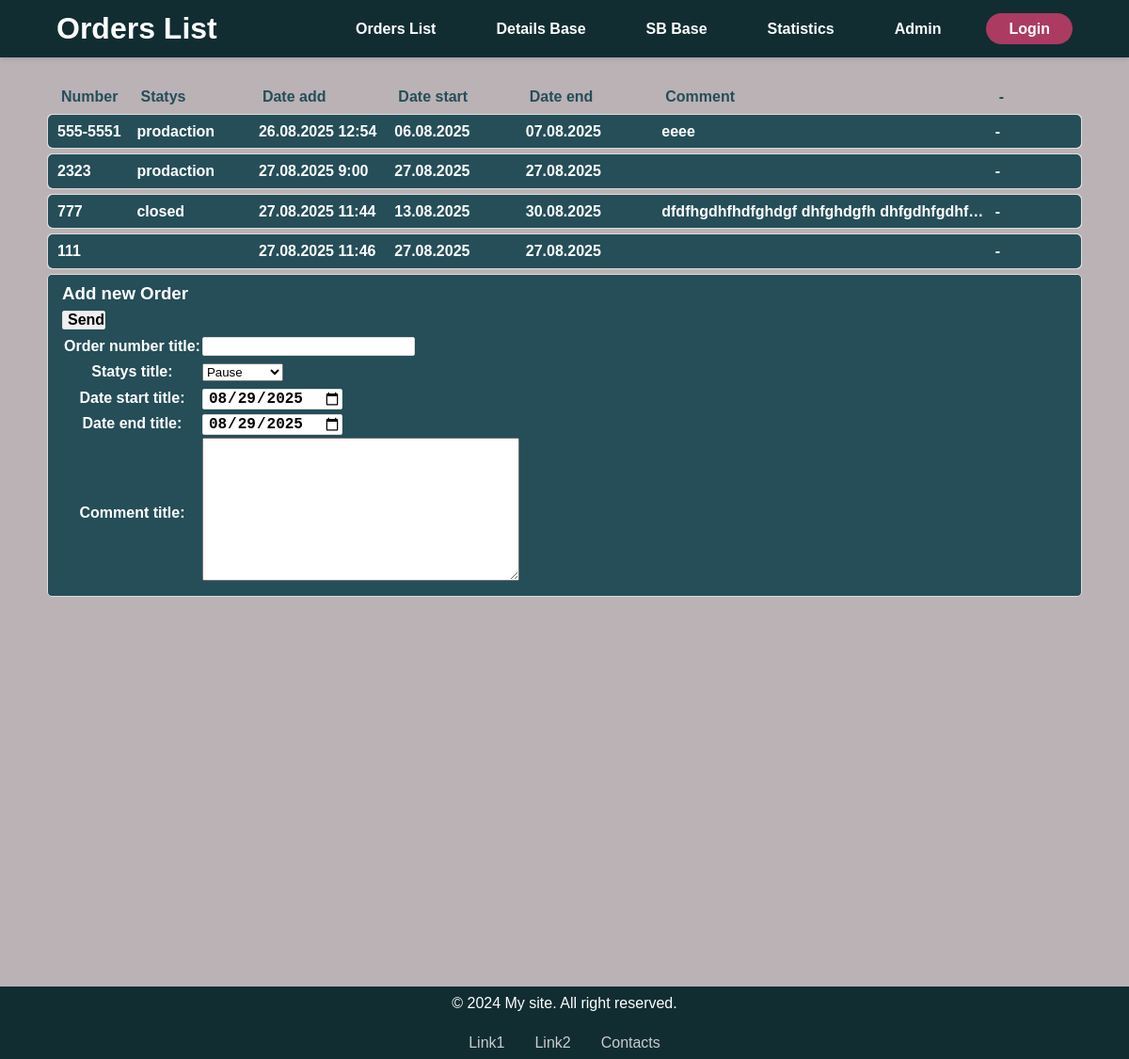
The app's page /, older data.
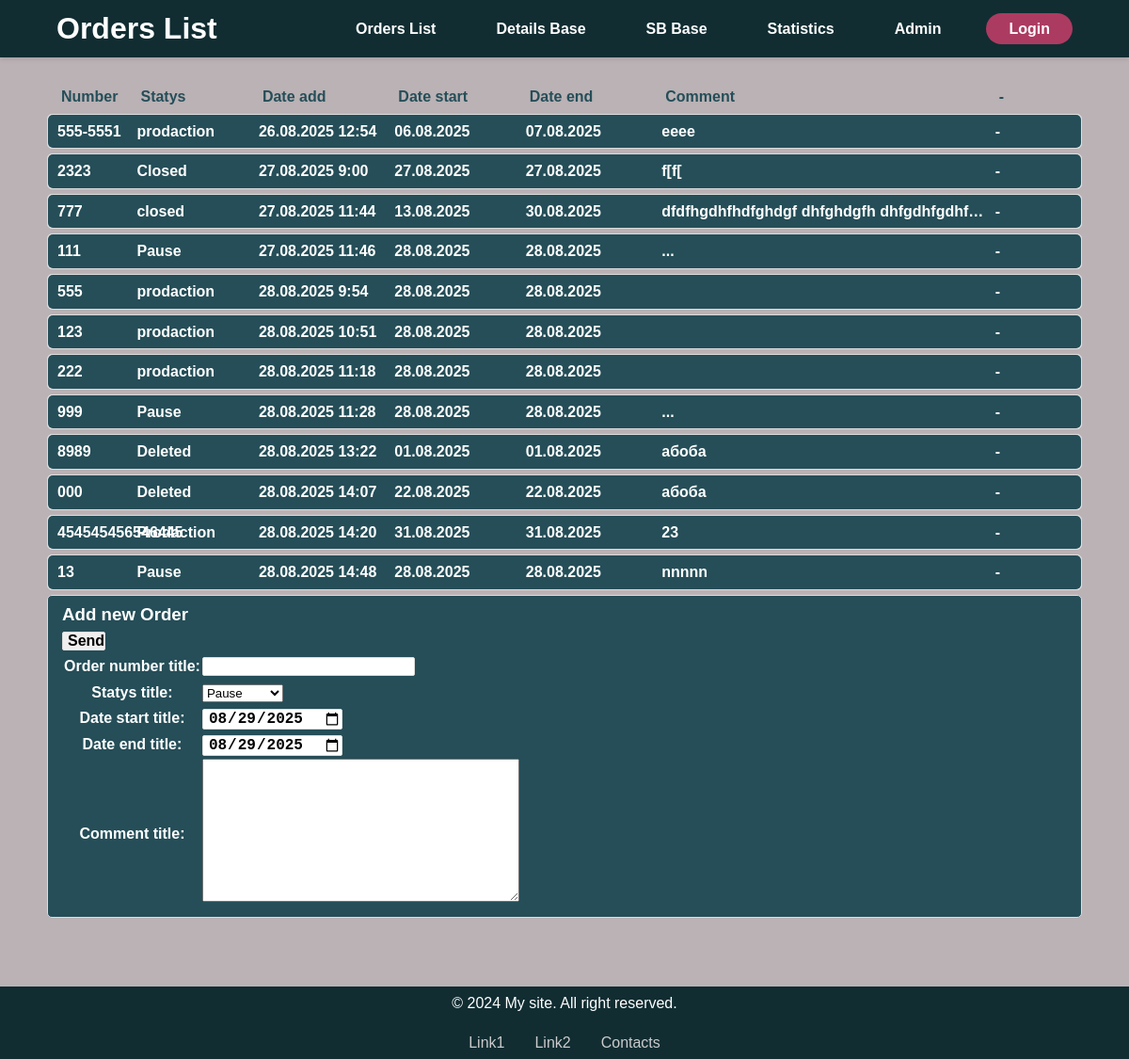
The same page, newer data.
### OrdersList/models.py (models this page shows)
class Order(models.Model):
    order_number        = models.CharField("Order number title", max_length=9)
    statys              = models.CharField("Statys title", max_length=15, choices=STATYS_CHOICES, default="Pause")
    date_add            = models.DateTimeField("Date add title", default=datetime.now())
    date_start          = models.DateField("Date start title", default=date.today())
    date_end            = models.DateField("Date end title", default=date.today())
    comment             = models.TextField("Comment title", null=True, blank=True)

### OrdersList/views.py (the view)
# urls.py: path('', OrdersList.views.ordersList, name='urlOrdersList'),
def ordersList(request):
    orders = Order.objects.all()
    order_form = OrderForm()
    context = {'orders': orders, 'order_form': order_form}
    return render(request, 'ordersList.html', context)

### OrdersList/forms.py
class OrderForm(ModelForm):
    class Meta:
        model = Order
        fields = ["order_number", "statys", "date_start", "date_end", "comment"]
        widgets = {
            "date_start": DateInput(attrs={'type': 'date'}), #Textarea(attrs={"cols": 80, "rows": 20}),
            "date_end": DateInput(attrs={'type': 'date'}),
        }
        error_messages = {
            "order_number": {
                "max_length": "This Order number is too long.",
            },
        }

### OrdersList/templates/ordersList.html (shortened to what this page needs)
{% extends "base.html" %}
{% block header %}Orders List{% endblock header %}
{% block content %}
{% load static %}
<link rel="stylesheet" type="text/css" href="{% static 'OrdersListStyles.css' %}" />
<div>
	<div class="order_caption">
		<span class="order_element_number">Number</span>
		<span class="order_element_statys">Statys</span>
		<span class="order_element_add">Date add</span>
		<span class="order_element_start">Date start</span>
		<span class="order_element_stop">Date end</span>
		<span class="order_element_comm">Comment</span>
		<span class="order_element_buttons">-</span>
	</div>
	{% for order in orders %}
	<details>
		<summary>
			<span class="order_element_number">{{ order.order_number }} </span>
			<span class="order_element_statys">{{ order.statys }} </span>
			<span class="order_element_add">{{ order.date_add|date:"d.m.Y G:i" }} </span>
			<span class="order_element_start">{{ order.date_start|date:"d.m.Y" }} </span>
			<span class="order_element_stop">{{ order.date_end|date:"d.m.Y" }} </span>
			<span class="order_element_comm">{{ order.comment }} </span>
			<span class="order_element_buttons">-</span>
		</summary>
	</details>
	{% endfor %}
	<div class="order_form">
	<h3> Add new Order </h3>
	<form method="post" action="post_new_order/">
		<table>
			{{ order_form.as_table }}
			<tr><input type="submit" value="Send" ></tr>
		</table>
	</form>
	</div>
</div>
{% endblock content %}

### DjangoProdactionControl/templates/base.html (shortened to what this page needs)
<!DOCTYPE html>
<html>
<head>
	{% load static %}
	<link rel="stylesheet" type="text/css" href="{% static 'baseStylesheet.css' %}" />
</head>
<body>
    <header>
        <div class="header-container">
            <div class="site-title">{% block header %} header {% endblock header %}</div>
            <nav>
                <ul>
                    <li><a href="{% url 'urlOrdersList' %}">Orders List</a></li>
                    <li><a href="{% url 'urlDetailsBase' %}">Details Base</a></li>
					<li><a href="{% url 'urlSBBase' %}">SB Base</a></li>
                    <li><a href="{% url 'urlOrdersList' %}">Statistics</a></li>
                    <li><a href="{% url 'admin:login' %}">Admin</a></li>
                    <li><a href="{% url 'urlOrdersList' %}" class="register-btn">Login</a></li>
                </ul>
            </nav>
        </div>
    </header>
	<main class="container_content">
		{% block content %}{% endblock content %}
	</main>
    <footer>
        <div class="footer-content">
            <p>© 2024 My site. All right reserved.</p>
            <div class="footer-links">
                <a href="#">Link1</a>
                <a href="#">Link2</a>
                <a href="#">Contacts</a>
            </div>
        </div>
    </footer>
</body>
</html>

### DjangoProdactionControl/static/baseStylesheet.css (style rules this page uses)
* { margin: 0; padding: 0; box-sizing: border-box; }
body { background: #bab2b5; font-family: Arial, sans-serif; line-height: 1.6; }
main.container_content { width: 1100px; min-height: 1000px; padding: 0px; padding-top: 90px; margin: auto; }
header { background: #112d32; color: white; padding: 5px; box-shadow: 0 2px 5px rgba(0,0,0,0.1); position: fixed; top: 0; left: 0; width: 100%; z-index: 1000; }
.header-container { margin: 0 auto; display: flex; justify-content: space-between; align-items: center; padding: 0 10px; width: 1100px; }
.site-title { font-size: 2rem; font-weight: bold; }
nav ul { display: flex; list-style: none; gap: 2rem; }
nav a { color: white; font-weight: bold; text-decoration: none; padding: 0.5rem 1rem; border-radius: 5px; transition: background-color 0.3s; }
.register-btn { background-color: #ac3b61; font-weight: bold; padding: 0.5rem 1.5rem; border-radius: 25px; transition: background-color 0.3s; }
footer { background: #112d32; color: white; text-align: center; padding: 5px; margin-top: 3rem; bottom: 0; left: 0; width: 100%; }
.footer-content { margin: 0 auto; padding: 0 10px; width: 1100px; }
.footer-links { display: flex; justify-content: center; gap: 2rem; margin-top: 1rem; }
.footer-links a { color: #ccc; text-decoration: none; transition: color 0.3s; }

### OrdersList/static/OrdersListStyles.css (style rules this page uses)
div.order_caption { color: #254e58; font-weight: bold; padding-left: 15px; }
div.order_form { background: #254e58; color: #ffffff; font-weight: bold; padding: 5px; padding-left: 15px; border: 1px solid #ddd; border-radius: 5px; }
input { font-size: 16px; color: #000; font-weight: bold; padding-left: 5px; border: 1px solid #ddd; border-radius: 2px; }
.order_element_buttons { display: inline-block; width: 45px; }
.order_element_number { display: inline-block; width: 80px; }
.order_element_statys { display: inline-block; width: 125px; }
.order_element_add { display: inline-block; width: 140px; }
.order_element_start { display: inline-block; width: 135px; }
.order_element_stop { display: inline-block; width: 135px; }
.order_element_comm { display: inline-block; width: 350px; margin-left: 5px; white-space: nowrap; overflow: hidden; text-overflow: ellipsis; vertical-align: bottom; }
details { margin: 5px 0; padding: 0px; border: 1px solid #ddd; border-radius: 5px; background: #f9f9f9; }
summary { cursor: pointer; color: #ffffff; font-weight: bold; padding: 5px; padding-left: 10px; border-radius: 5px; width: 100%; background: #254e58; transition: background-color 0.3s; list-style: none; }

Row changes from the older to the newer data that the page shows:
changed Order: statys "prodaction" → "Closed"; comment (not shown) → "f[f["
changed Order (number 4 of 12 on the later page): statys (not shown) → "Pause"; date_start "27.08.2025" → "28.08.2025"; date_end "27.08.2025" → "28.08.2025"; comment (not shown) → "..."
added Order: order_number "555", statys "prodaction", date_add "28.08.2025 9:54", date_start "28.08.2025", date_end "28.08.2025"
added Order: order_number "123", statys "prodaction", date_add "28.08.2025 10:51", date_start "28.08.2025", date_end "28.08.2025"
added Order: order_number "222", statys "prodaction", date_add "28.08.2025 11:18", date_start "28.08.2025", date_end "28.08.2025"
added Order: order_number "999", statys "Pause", date_add "28.08.2025 11:28", date_start "28.08.2025", date_end "28.08.2025", comment "..."
added Order: order_number "8989", statys "Deleted", date_add "28.08.2025 13:22", date_start "01.08.2025", date_end "01.08.2025", comment "абоба"
added Order: order_number "000", statys "Deleted", date_add "28.08.2025 14:07", date_start "22.08.2025", date_end "22.08.2025", comment "абоба"
added Order: order_number "454545456546445", statys "Prodaction", date_add "28.08.2025 14:20", date_start "31.08.2025", date_end "31.08.2025", comment "23"
added Order: order_number "13", statys "Pause", date_add "28.08.2025 14:48", date_start "28.08.2025", date_end "28.08.2025", comment "nnnnn"
